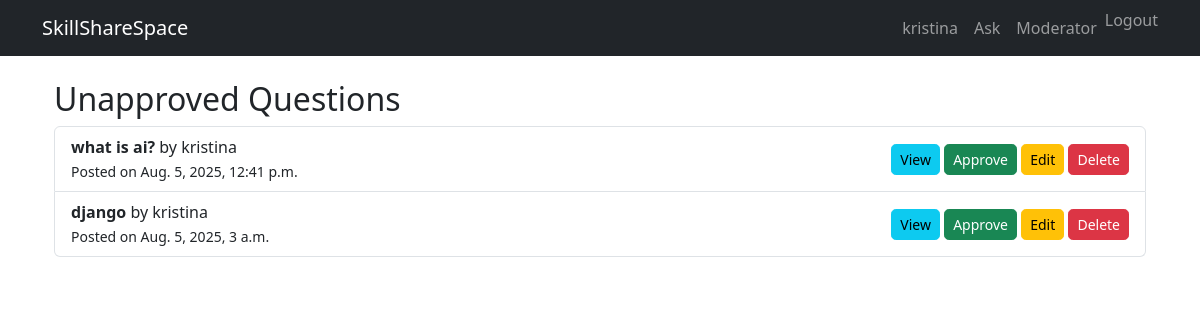
/moderator/unapproved-questions/ (signed in), run on an earlier commit of the app's database.
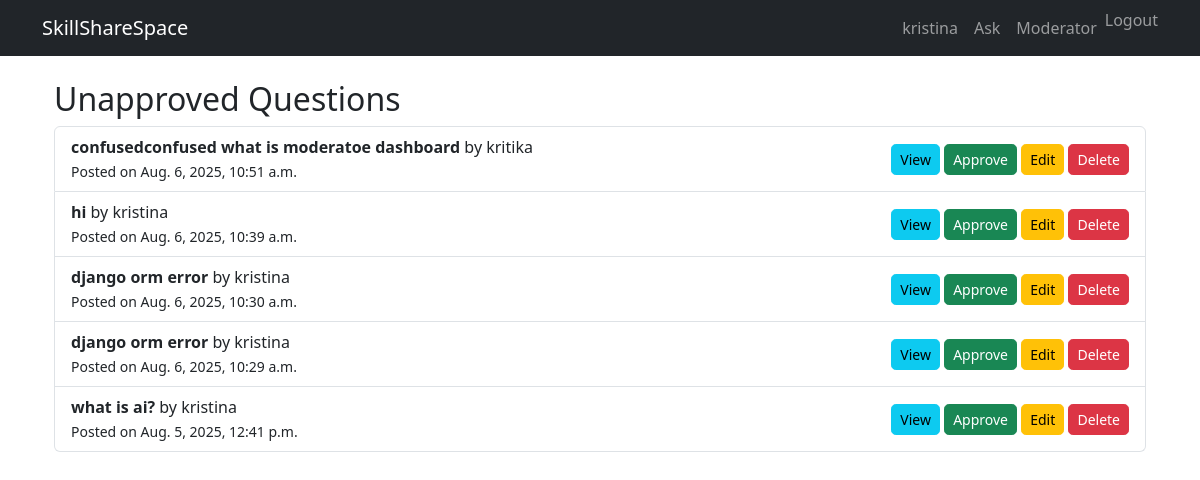
And on a later commit of the database.
### skillsharespace_app/models.py (models this page shows, shortened)
class Question(models.Model):
    title = models.CharField(max_length=255)
    body = models.TextField()
    created_at = models.DateTimeField(default=timezone.now)
    updated_at = models.DateTimeField(auto_now=True)
    author = models.ForeignKey(User, on_delete=models.CASCADE)
    approved = models.BooleanField(default=False)
    views = models.PositiveIntegerField(default=0)

### skillsharespace_app/views.py (the view)
# urls.py: path('moderator/unapproved-questions/', views.UnapprovedQuestionListView.as_view(), name='moderator-unapproved-questions'),
class UnapprovedQuestionListView(LoginRequiredMixin, UserPassesTestMixin, ListView):
    model = Question
    template_name = 'moderator/unapproved_questions.html'
    context_object_name = 'questions'
    def test_func(self):
        return self.request.user.is_staff
    def get_queryset(self):
        return Question.objects.filter(approved=False).order_by('-created_at')

### templates/moderator/unapproved_questions.html
{% extends "qa/base.html" %}
{% block content %}
<div class="container mt-4">
    <h2>Unapproved Questions</h2>
    <ul class="list-group">
        {% for question in questions %}
            <li class="list-group-item d-flex justify-content-between align-items-center">
                <div>
                    <strong>{{ question.title }}</strong> by {{ question.author.username }}
                    <br>
                    <small>Posted on {{ question.created_at }}</small>
                </div>
                <div>
                    <a href="{% url 'question-detail' question.pk %}" class="btn btn-sm btn-info">View</a>
                    <a href="{% url 'approve-question' question.pk %}" class="btn btn-sm btn-success">Approve</a>
                    <a href="{% url 'question-update' question.pk %}" class="btn btn-sm btn-warning">Edit</a>
                    <a href="{% url 'question-delete' question.pk %}" class="btn btn-sm btn-danger">Delete</a>
                </div>
            </li>
        {% empty %}
            <li class="list-group-item">No unapproved questions.</li>
        {% endfor %}
    </ul>
</div>
{% endblock %}

What changed in the data, as far as the page shows it:
no longer on this page (row edited): Question: title "django", author.username "kristina", created_at "Aug. 5, 2025, 3 a.m."
added Question: title "confusedconfused what is moderatoe dashboard", author.username "kritika", created_at "Aug. 6, 2025, 10:51 a.m."
added Question: title "hi", author.username "kristina", created_at "Aug. 6, 2025, 10:39 a.m."
added Question: title "django orm error", author.username "kristina", created_at "Aug. 6, 2025, 10:30 a.m."
added Question: title "django orm error", author.username "kristina", created_at "Aug. 6, 2025, 10:29 a.m."
